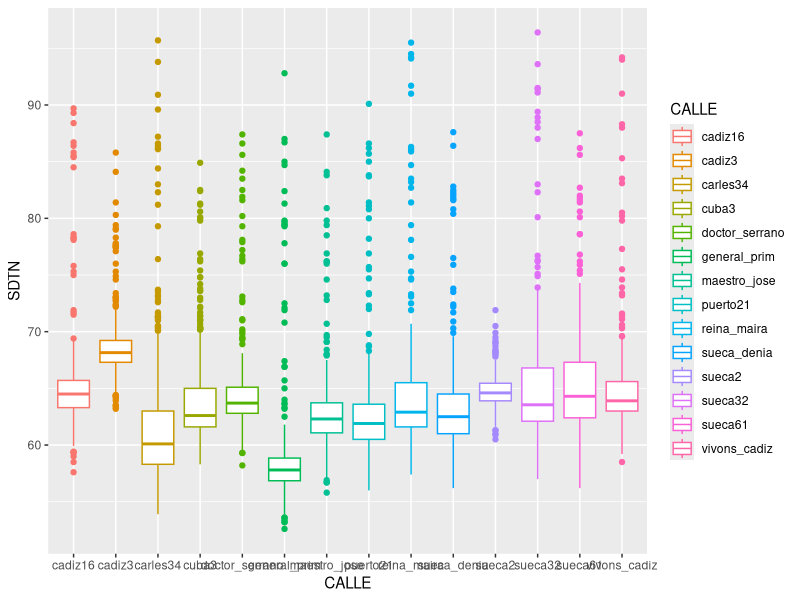
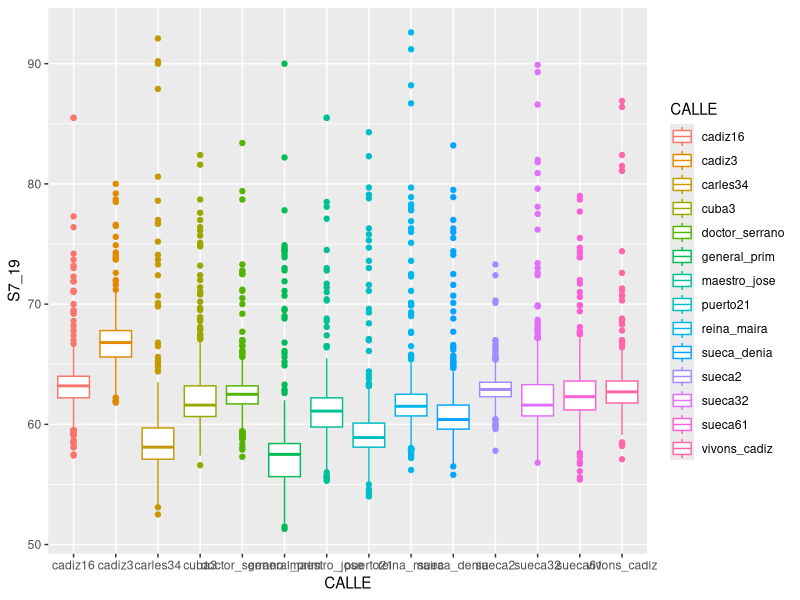
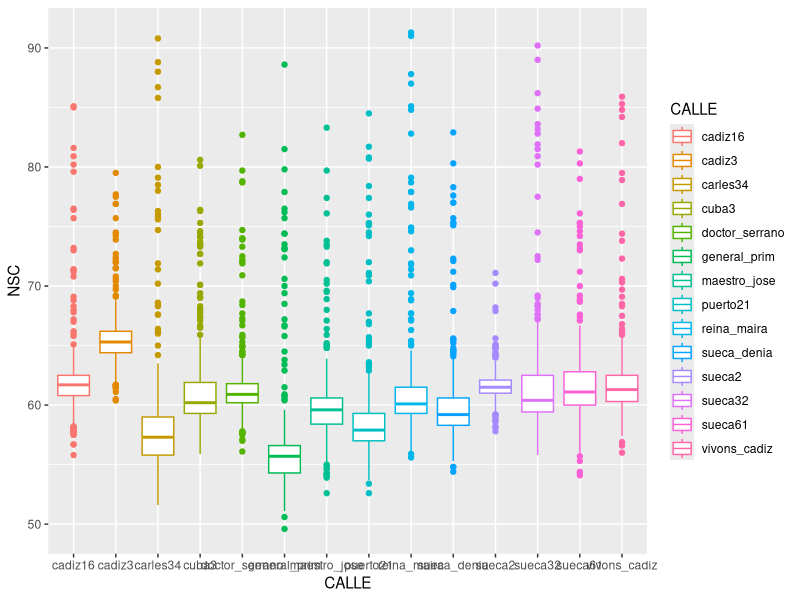
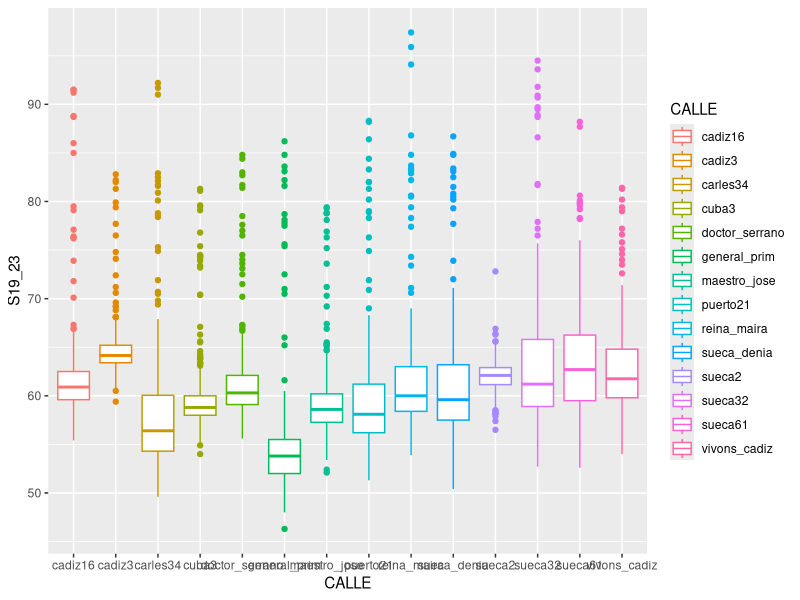
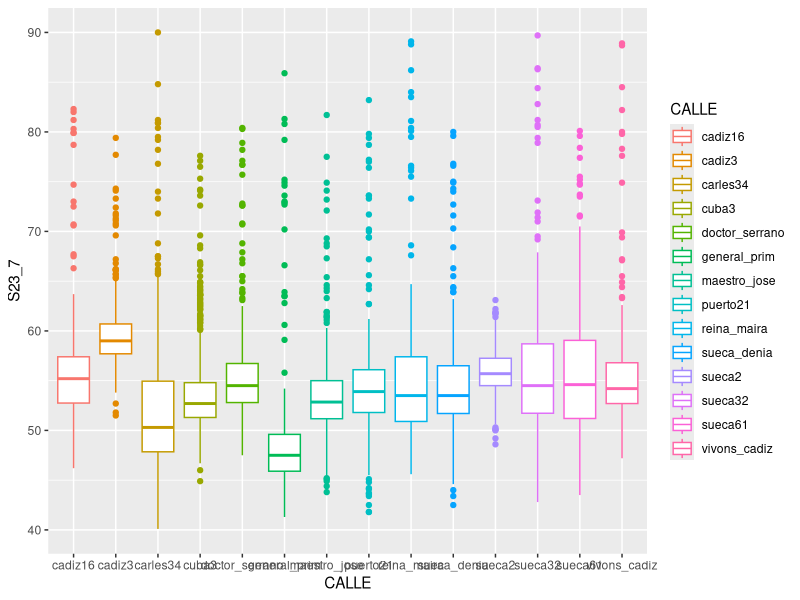
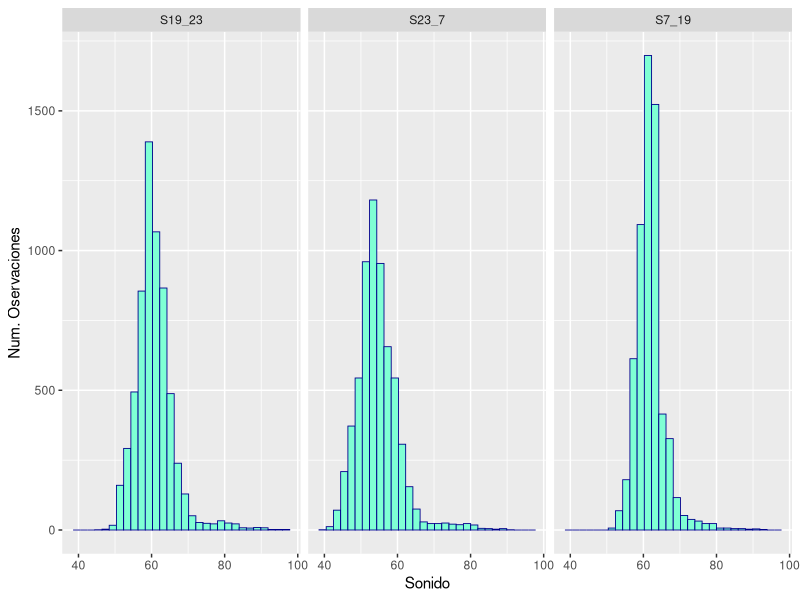

Source code (R) for these figures, in order:
## ---- chunk 1


# CONFIGURACIÓN GENERAL
library(knitr)
options(width = 100)

# Opciones generales de los chucks. Se utilizarán salvo cambios en el chunk
opts_chunk$set(echo=T, message = F, error = F, warning = F, comment = NA, fig.align = 'center', dpi = 200, tidy = F, cache.path = '.cache/', fig.path = './figura/')

# Opciones generales de dígitos cuando se incluyen tablas
#options(xtable.type = 'html')
knit_hooks$set(inline = function(x) {
  
  if(is.numeric(x)) {
    round(x, getOption('digits'))
  } else {
    paste(as.character(x), collapse = ', ')
  }
})
## ---- chunk 2

# Especificamos las librerías necesarias en esta lista

packages = c("tidyverse","knitr",'readr','lubridate','dplyr','tidyr', 'ggplot2')

#use this function to check if each package is on the local machine
#if a package is installed, it will be loaded
#if any are not, the missing package(s) will be installed and loaded
package.check <- lapply(packages, FUN = function(x) {
  if (!require(x, character.only = TRUE)) {
    install.packages(x, dependencies = TRUE,repos='http://cran.rediris.es')
  }
  library(x, character.only = TRUE)
})

#verify they are loaded
search()

## ---- chunk 3
library(readr)
cadiz3 <- read_csv("data/cadiz3.csv", col_types = cols
                   (dateObserved = col_date(format = "%Y-%m-%d")))
cadiz3 <- cadiz3 %>% mutate(calle = "cadiz3")
cadiz16 <- read_csv("data/cadiz16.csv", col_types = cols
                    (dateObserved = col_date(format = "%Y-%m-%d")))
cadiz16 <- cadiz16 %>% mutate(calle = "cadiz16")
carles34 <- read_csv("data/carles34.csv", col_types = cols
                     (dateObserved = col_date(format = "%Y-%m-%d")))
carles34 <- carles34 %>% mutate(calle = "carles34")
cuba3 <- read_csv("data/cuba3.csv", col_types = cols
                  (dateObserved = col_date(format = "%Y-%m-%d")))
cuba3 <- cuba3 %>% mutate(calle = "cuba3")
doctor_serrano <- read_csv("data/doctor_serrano.csv", col_types = cols
                           (dateObserved = col_date(format = "%Y-%m-%d")))
doctor_serrano <- doctor_serrano %>% mutate(calle = "doctor_serrano")
general_prim <- read_csv("data/general_prim.csv", col_types = cols
                         (dateObserved = col_date(format = "%Y-%m-%d")))
general_prim <- general_prim %>% mutate(calle = "general_prim")
maestro_jose <- read_csv("data/maestro_jose.csv", col_types = cols
                         (dateObserved = col_date(format = "%Y-%m-%d")))
maestro_jose <- maestro_jose %>% mutate(calle = "maestro_jose")
puerto21 <- read_csv("data/puerto21.csv", col_types = cols
                     (dateObserved = col_date(format = "%Y-%m-%d")))
puerto21 <- puerto21 %>% mutate(calle = "puerto21")
reina_maria <- read_csv("data/reina_maria.csv", col_types = cols
                        (dateObserved = col_date(format = "%Y-%m-%d")))
reina_maria <- reina_maria %>% mutate(calle = "reina_maira")
sueca2 <- read_csv("data/sueca2.csv", col_types = cols
                   (dateObserved = col_date(format = "%Y-%m-%d")))
sueca2 <- sueca2 %>% mutate(calle = "sueca2")
sueca32 <- read_csv("data/sueca32.csv", col_types = cols
                    (dateObserved = col_date(format = "%Y-%m-%d")))
sueca32 <- sueca32 %>% mutate(calle = "sueca32")
sueca61 <- read_csv("data/sueca61.csv", col_types = cols
                    (dateObserved = col_date(format = "%Y-%m-%d")))
sueca61 <- sueca61 %>% mutate(calle = "sueca61")
sueca_denia <- read_csv("data/sueca-denia.csv", col_types = cols
                        (dateObserved = col_date(format = "%Y-%m-%d")))
sueca_denia <- sueca_denia %>% mutate(calle = "sueca_denia")
vivons_cadiz <- read_csv("data/vivons_cadiz.csv", col_types = cols
                         (dateObserved = col_date(format = "%Y-%m-%d")))
vivons_cadiz <- vivons_cadiz %>% mutate(calle = "vivons_cadiz")


## ---- chunk 4
library(dplyr)
sonido_tidy<-bind_rows(cadiz16,cadiz3,carles34,cuba3,doctor_serrano,general_prim
                       ,maestro_jose,puerto21,reina_maria,sueca_denia,sueca2,
                       sueca32,sueca61,vivons_cadiz)

sonido_tidy <- sonido_tidy %>% select(6:12)
head(sonido_tidy)
tail(sonido_tidy)
## ---- chunk 5
variables <- c("NSC", "S7_19", "SDTN", "S19_23", "S23_7",  "Fecha", "CALLE")
names(sonido_tidy) <- variables
summary(sonido_tidy)
## ---- chunk 6
sonido_tidy%>% filter(S19_23 == Inf|S7_19 == Inf) 
## ---- chunk 7
maximo<- sonido_tidy%>% filter(CALLE == 'cadiz16'& S19_23 != Inf) %>% select(S19_23) %>% max()
sonido_tidy$S19_23[sonido_tidy$S19_23==Inf]<- maximo
maximo<- sonido_tidy%>% filter(CALLE == 'maestro_jose'& S7_19 != Inf) %>% select(S7_19) %>% max()
sonido_tidy$S7_19[sonido_tidy$S7_19==Inf]<- maximo
## ---- chunk 8
ggplot(sonido_tidy, aes(x = CALLE, y = SDTN,col = CALLE)) + geom_boxplot()
ggplot(sonido_tidy, aes(x = CALLE, y = S7_19,col = CALLE)) + geom_boxplot()
ggplot(sonido_tidy, aes(x = CALLE, y = NSC,col = CALLE)) + geom_boxplot()
ggplot(sonido_tidy, aes(x = CALLE, y = S19_23,col = CALLE)) + geom_boxplot()
ggplot(sonido_tidy, aes(x = CALLE, y = S23_7,col = CALLE)) + geom_boxplot()
sonido_tidy %>% select(S7_19,S19_23,S23_7) %>%
  pivot_longer(names_to = 'horas', values_to = 'sonido',S7_19:S23_7) %>%
  group_by(horas) %>%  ggplot(aes(x = sonido)) +
  geom_histogram(fill = "aquamarine", colour = "darkblue", size = .3) +
  scale_y_continuous( name = "Num. Oservaciones" ) +
  scale_x_continuous( name = "Sonido" ) +
  facet_wrap(~horas)
## ---- chunk 9
sonido_tidy %>% select(NSC:S23_7)  %>%
  pivot_longer(names_to =  'tipo',values_to= 'sonido',NSC:S23_7) %>%
  group_by(tipo) %>% 
  summarise_at(vars(sonido),
               list(min=min, max=max, med=mean , mediana=median,sd=sd))
